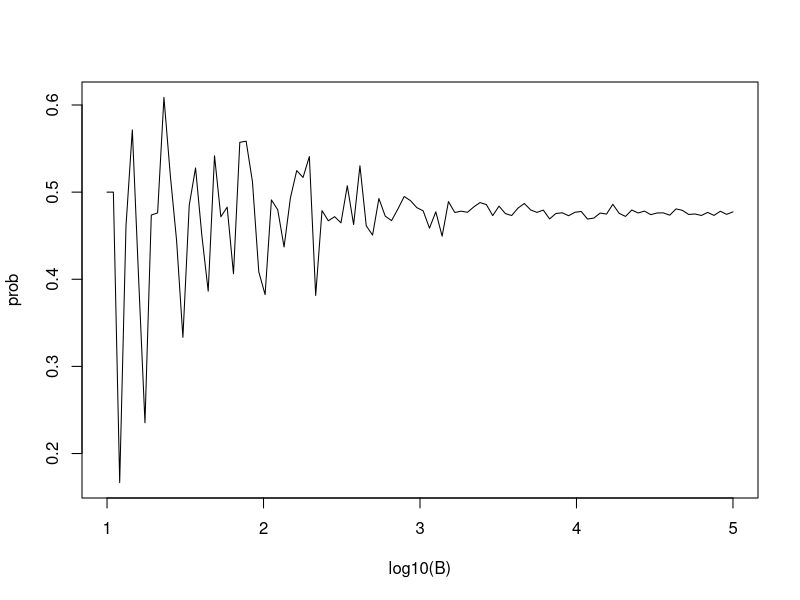

The R script that drew this image:
# Key points
# The larger the number of Monte Carlo replicates  𝐵 , the more accurate the estimate.
# Determining the appropriate size for  𝐵  can require advanced statistics.
# One practical approach is to try many sizes for  𝐵  and look for sizes that provide stable estimates.
# Code: Estimating a practical value of B
# This code runs Monte Carlo simulations to estimate the probability of shared birthdays using several B values and plots the results. When B is large enough that the estimated probability stays stable, then we have selected a useful value of B.

B <- 10^seq(1, 5, len = 100)    # defines vector of many B values
compute_prob <- function(B, n = 22){    # function to run Monte Carlo simulation with each B
  same_day <- replicate(B, {
    bdays <- sample(1:365, n, replace = TRUE)
    any(duplicated(bdays))
  })
  mean(same_day)
}

prob <- sapply(B, compute_prob)    # apply compute_prob to many values of B
plot(log10(B), prob, type = "l")    # plot a line graph of estimates 